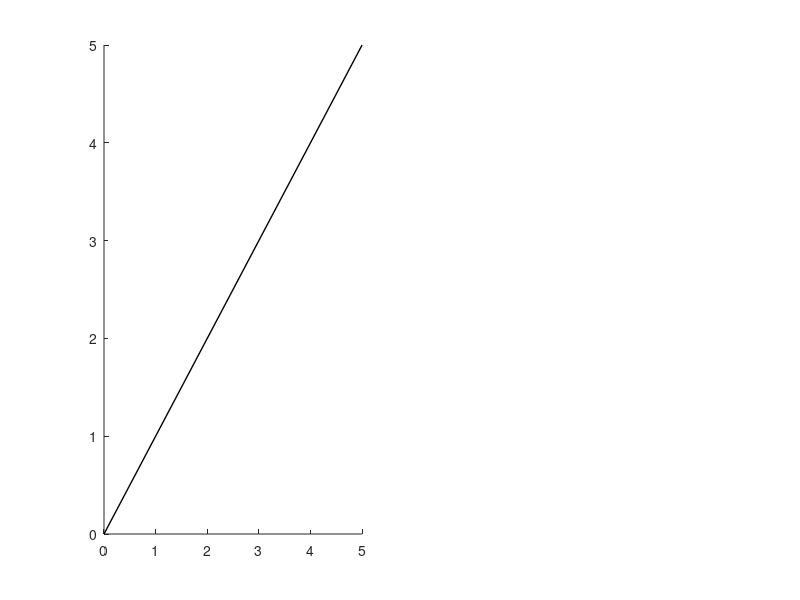

MATLAB code for this plot: (Note: this script raises an error after producing the figure.)
% 《应力波基础讲义》
% 弹塑性加载波在固壁端的反射

template = struct('x', 0, 'y', 0);

% 绘制v-sigma图
subplot(1, 2, 1);
hold on

% 绘制弹性波AB
plot([0, 5], [0, 5], "black", 'LineWidth', 1);

% 绘制区域BCED
matrix_1 = repmat(template, 6, 16);
matrix_1(1, 1).x = 5;
matrix_1(1, 1).y = 5;

for j = 2:16
    matrix_1(1, j).x = matrix_1(1, j - 1).x + 1;
    matrix_1(1, j).y = matrix_1(1, j - 1).y + slope(matrix_1(1, j - 1).y);
    plot([matrix_1(1, j - 1).x, matrix_1(1, j).x], [matrix_1(1, j - 1).y, matrix_1(1, j).y], "yellow", 'LineWidth', 1);
end

for i = 2:6

    matrix_1(i, 1).x = matrix_1(i - 1, 1).x - 1;
    matrix_1(i, 1).y = matrix_1(i - 1, 1).y + slope(matrix_1(i - 1, 1).y);
    plot([matrix_1(i - 1, 1).x, matrix_1(i, 1).x], [matrix_1(i - 1, 1).y, matrix_1(i, 1).y], "yellow", 'LineWidth', 1);

    for j = 2:16
        matrix_1(i, j).x = matrix_1(i, j - 1).x + 1;
        matrix_1(i, j).y = matrix_1(i, j - 1).y + slope(matrix_1(i, j - 1).y);
        plot([matrix_1(i, j - 1).x, matrix_1(i, j).x], [matrix_1(i, j - 1).y, matrix_1(i, j).y], "yellow", 'LineWidth', 1);
        plot([matrix_1(i - 1, j).x, matrix_1(i, j).x], [matrix_1(i - 1, j).y, matrix_1(i, j).y], "yellow", 'LineWidth', 1);
    end

end

% 绘制区域CEG
matrix_2 = repmat(template, 6, 6);

for i = 1:6
    matrix_2(i, 1).x = matrix_1(7 - i, 16).x;
    matrix_2(i, 1).y = matrix_1(7 - i, 16).y;
end

for j = 2:6
    matrix_2(1, j).x = matrix_2(1, j - 1).x + 1;
    matrix_2(1, j).y = matrix_2(1, j - 1).y + slope(matrix_2(1, j - 1).y);
    plot([matrix_2(1, j).x, matrix_2(1, j - 1).x], [matrix_2(1, j).y, matrix_2(1, j - 1).y], "red", 'LineWidth', 1);
end

for i = 2:6

    for j = 2:7 - i
        matrix_2(i, j).x = matrix_2(i, j - 1).x + 1;
        matrix_2(i, j).y = matrix_2(i, j - 1).y + slope(matrix_2(i, j - 1).y);
        plot([matrix_2(i, j - 1).x, matrix_2(i, j).x], [matrix_2(i, j - 1).y, matrix_2(i, j).y], "red", 'LineWidth', 1);
        plot([matrix_2(i - 1, j).x, matrix_2(i, j).x], [matrix_2(i - 1, j).y, matrix_2(i, j).y], "red", 'LineWidth', 1);
    end

end

% 绘制区域DEF
matrix_3 = repmat(template, 16, 16);

for j = 1:16
    matrix_3(1, j).x = matrix_1(6, 17 - j).x;
    matrix_3(1, j).y = matrix_1(6, 17 - j).y;
end

for i = 2:16
    matrix_3(i, 1).x = matrix_3(i - 1, 1).x - 1;
    matrix_3(i, 1).y = matrix_3(i - 1, 1).y + slope(matrix_3(i - 1, 1).y);
    plot([matrix_3(i, 1).x, matrix_3(i - 1, 1).x], [matrix_3(i, 1).y, matrix_3(i - 1, 1).y], "green", 'LineWidth', 1);
end

for j = 2:16

    for i = 2:17 - j
        matrix_3(i, j).x = matrix_3(i - 1, j).x - 1;
        matrix_3(i, j).y = matrix_3(i - 1, j).y + slope(matrix_3(i-1, j).y);
        plot([matrix_3(i, j).x, matrix_3(i - 1, j).x], [matrix_3(i, j).y, matrix_3(i - 1, j).y], "green", 'LineWidth', 1);
        plot([matrix_3(i, j).x, matrix_3(i, j - 1).x], [matrix_3(i, j).y, matrix_3(i, j - 1).y], "green", 'LineWidth', 1);
    end

end

% 绘制区域EFHG
matrix_4 = repmat(template, 16, 6);

for i = 1:16
    matrix_4(i, 1).x = matrix_3(i, 1).x;
    matrix_4(i, 1).y = matrix_3(i, 1).y;
end

for j = 1:6
    matrix_4(1, j).x = matrix_2(1, j).x;
    matrix_4(1, j).y = matrix_2(1, j).y;
end

for i = 2:16

    for j = 2:6
        matrix_4(i, j).x = matrix_4(i, j-1).x + 1;
        matrix_4(i, j).y = matrix_4(i, j-1).y + slope(matrix_4(i, j-1).y);
        plot([matrix_4(i, j).x, matrix_4(i - 1, j).x], [matrix_4(i, j).y, matrix_4(i - 1, j).y], "blue", 'LineWidth', 1);
        plot([matrix_4(i, j).x, matrix_4(i, j - 1).x], [matrix_4(i, j).y, matrix_4(i, j - 1).y], "blue", 'LineWidth', 1);
    end

end

% 绘制坐标轴和标记
plot([0, 0], [0, 25], "black", 'LineWidth', 1);
plot([0, 21], [0, 0], "black", 'LineWidth', 1);
plot([20, 20], [0, 25], "black--", 'LineWidth', 1);
plot([0, 5], [5, 5], "black--", 'LineWidth', 1);

text(1, 4, "\sigma_Y", 'FontSize', 12, 'Color', 'black', 'HorizontalAlignment', 'center');
text(1, 1, "A", 'FontSize', 12, 'Color', 'black', 'HorizontalAlignment', 'center');
text(6, 5, "B", 'FontSize', 12, 'Color', 'black', 'HorizontalAlignment', 'center');
text(1, matrix_1(6,1).y-1, "D", 'FontSize', 12, 'Color', 'black', 'HorizontalAlignment', 'center');
text(19, matrix_1(1,16).y, "C", 'FontSize', 12, 'Color', 'black', 'HorizontalAlignment', 'center');
text(matrix_1(6,16).x, matrix_1(6,16).y-1, "E", 'FontSize', 12, 'Color', 'black', 'HorizontalAlignment', 'center');
text(matrix_2(1,6).x-1, matrix_2(1,6).y+1, "G", 'FontSize', 12, 'Color', 'black', 'HorizontalAlignment', 'center');
text(matrix_3(16,1).x+1, matrix_3(16,1).y-1, "F", 'FontSize', 12, 'Color', 'black', 'HorizontalAlignment', 'center');
text(matrix_4(16,6).x, matrix_4(16,6).y+1, "H", 'FontSize', 12, 'Color', 'black', 'HorizontalAlignment', 'center');
text(21, 1, "v*", 'FontSize', 12, 'Color', 'black', 'HorizontalAlignment', 'center');

% 绘制X-t图
subplot(1, 2, 2);
hold on

plot([0, 0], [0, 20], "black", 'LineWidth', 1);
plot([0, 11], [0, 0], "black", 'LineWidth', 1);
plot([10, 10], [0, 20], "black--", 'LineWidth', 1);

plot([10, 0], [0, 5], "black", 'LineWidth', 1);

plot([0, 10], [5, 10], "blue", 'LineWidth', 1);
plot([0, 10], [5, 10.5], "blue", 'LineWidth', 1);
plot([0, 10], [5, 11], "blue", 'LineWidth', 1);
plot([0, 10], [5, 11.5], "blue", 'LineWidth', 1);
plot([10, 2], [10, 14], "blue", 'LineWidth', 1);
plot([10, 2], [10.5, 15], "blue", 'LineWidth', 1);
plot([10, 2], [11, 16], "blue", 'LineWidth', 1);
plot([10, 2], [11.5, 17], "blue", 'LineWidth', 1);

plot([10, 0], [0, 8], "red", 'LineWidth', 1);
plot([10, 0], [0, 8.5], "red", 'LineWidth', 1);
plot([10, 0], [0, 9], "red", 'LineWidth', 1);
plot([10, 0], [0, 9.5], "red", 'LineWidth', 1);
plot([0, 8], [8, 14], "red", 'LineWidth', 1);
plot([0, 8], [8.5, 15], "red", 'LineWidth', 1);
plot([0, 8], [9, 16], "red", 'LineWidth', 1);
plot([0, 8], [9.5, 17], "red", 'LineWidth', 1);

text(3, 2, "A", 'FontSize', 12, 'Color', 'black', 'HorizontalAlignment', 'center');
text(3, 4.5, "B", 'FontSize', 12, 'Color', 'black', 'HorizontalAlignment', 'center');
text(1, 6.5, "D", 'FontSize', 12, 'Color', 'black', 'HorizontalAlignment', 'center');
text(7, 6, "C", 'FontSize', 12, 'Color', 'black', 'HorizontalAlignment', 'center');
text(5, 10, "E", 'FontSize', 12, 'Color', 'black', 'HorizontalAlignment', 'center');
text(2, 12.5, "F", 'FontSize', 12, 'Color', 'black', 'HorizontalAlignment', 'center');
text(9, 13, "G", 'FontSize', 12, 'Color', 'black', 'HorizontalAlignment', 'center');
text(5, 16, "H", 'FontSize', 12, 'Color', 'black', 'HorizontalAlignment', 'center');

hold off

function slope = slope(stress)

    if stress < 5
        slope = 1;
        return;
    else
        slope = 1 - (stress - 5) * 0.05;
    end

end
